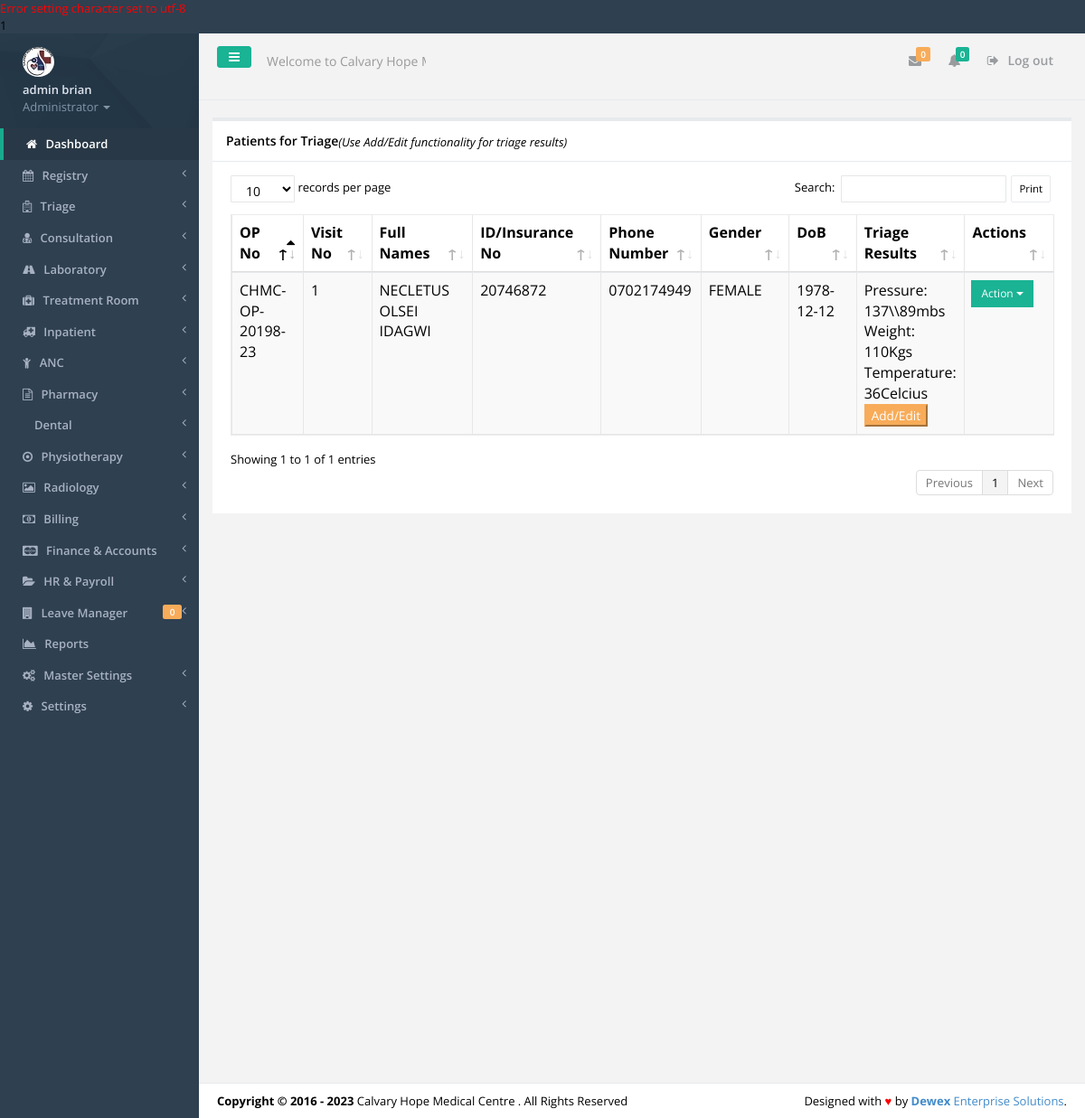
The app's page /triage.php (signed in) with its own data.
### tables this page shows
CREATE TABLE IF NOT EXISTS `tbl_users` (
  `id` int(11) NOT NULL,
  `f_name` varchar(30) NOT NULL,
  `s_name` varchar(30) NOT NULL,
  `id_no` varchar(30) NOT NULL,
  `email` varchar(30) NOT NULL,
  `phone` varchar(15) NOT NULL,
  `password` varchar(200) NOT NULL,
  `user_l` varchar(50) NOT NULL,
  `profile_image` varchar(45) NOT NULL,
  `active` varchar(30) NOT NULL
);

CREATE TABLE IF NOT EXISTS `tbl_settings` (
  `settings_id` int(11) NOT NULL,
  `slogan` varchar(100) NOT NULL,
  `l_status` varchar(10) NOT NULL,
  `system_name` varchar(30) NOT NULL,
  `campaigner_name` varchar(30) NOT NULL,
  `campaigner_short_name` varchar(30) NOT NULL,
  `campaign_location` varchar(30) NOT NULL,
  `seat` varchar(30) NOT NULL,
  `inst_date` varchar(15) NOT NULL,
  `photo` varchar(30) NOT NULL,
  `photo_size` varchar(10) NOT NULL,
  `photo_type` varchar(20) NOT NULL,
  `custom_reply_msg` varchar(500) NOT NULL,
  `address` varchar(50) NOT NULL,
  `phone` varchar(30) NOT NULL,
  `email` varchar(30) NOT NULL
);

CREATE TABLE IF NOT EXISTS `tbl_queue` (
  `queue_id` int(20) NOT NULL,
  `queue_no` varchar(20) NOT NULL,
  `queue_opno` varchar(20) NOT NULL,
  `queue_visitno` varchar(20) NOT NULL,
  `queue_idno` varchar(20) NOT NULL,
  `queue_from` varchar(20) NOT NULL,
  `queue_to` varchar(20) NOT NULL,
  `queue_status` varchar(20) NOT NULL,
  `queue_note` varchar(100) NOT NULL,
  `queue_datetime` timestamp NOT NULL DEFAULT CURRENT_TIMESTAMP ON UPDATE CURRENT_TIMESTAMP
);

CREATE TABLE IF NOT EXISTS `tbl_registry` (
  `reg_no` int(11) NOT NULL,
  `opnocounter` varchar(30) NOT NULL,
  `visit_no` varchar(20) NOT NULL,
  `id_no` varchar(10) NOT NULL,
  `f_name` varchar(40) NOT NULL,
  `l_name` varchar(40) NOT NULL,
  `phone_no` varchar(15) NOT NULL,
  `gender` varchar(10) NOT NULL,
  `dob` varchar(15) NOT NULL,
  `residence` varchar(100) NOT NULL,
  `opno` varchar(20) NOT NULL,
  `visit_date` varchar(20) NOT NULL,
  `visit_status` varchar(10) NOT NULL,
  `scheme_code` varchar(20) NOT NULL,
  `memberno` varchar(50) NOT NULL,
  `agecategory` varchar(44) NOT NULL,
  `age` varchar(44) NOT NULL,
  `parentFname` varchar(44) NOT NULL,
  `parentLame` varchar(44) NOT NULL,
  `time` timestamp NOT NULL DEFAULT CURRENT_TIMESTAMP ON UPDATE CURRENT_TIMESTAMP
);

CREATE TABLE IF NOT EXISTS `tbl_vitalsigns` (
  `vitalsign_id` int(11) NOT NULL,
  `vitalsign_opno` varchar(20) NOT NULL,
  `vitalsign_visitno` varchar(20) NOT NULL,
  `vitalsign_signcode` varchar(20) NOT NULL,
  `vitalsign_value` varchar(300) NOT NULL
);

CREATE TABLE IF NOT EXISTS `tbl_vitals` (
  `vital_id` int(11) NOT NULL,
  `vital_code` varchar(20) NOT NULL,
  `vital_name` varchar(30) NOT NULL,
  `vital_unit` varchar(30) NOT NULL
);

### includes/authenticate.php (called while the page is built, shortened)
<?php
require_once 'inc/auth.php';
$signedemail = $_SESSION['email'];
$adminDetails = mysqli_query($dbconnect,"SELECT * FROM tbl_users WHERE email='$signedemail'");
$dd = mysqli_fetch_assoc($adminDetails);
$sfname = $dd['f_name'];
$ssname = $dd['s_name'];
$sidno = $dd['id_no'];
$user_l = $dd['user_l'];
	$getcountleaves =mysqli_query($dbconnect,"SELECT COUNT(*) as k FROM tbl_leavetransactions WHERE leavetrans_approver='$sidno' AND leavetrans_status='APPLIED'");
	$gcntttl1 = mysqli_fetch_array($getcountleaves);
	$leavestoapprove = $gcntttl1['k'];
?>

### inc/auth.php (called while the page is built, shortened)
<?php
include('config.php');
$dbhost = "localhost";
$dbuser = "root";
$dbpass = "";
$dbname = "agrovet";
$dbconnect = new mysqli($dbhost, $dbuser, $dbpass, $dbname);
$get_system_settings = mysqli_query($dbconnect,"SELECT * FROM tbl_settings LIMIT 1");
$smartC = mysqli_fetch_array($get_system_settings);
$smart_name = $smartC['system_name'];
?>

### triage.php (the view, shortened to what this page needs)
<?php include('includes/authenticate.php'); ?>
<!DOCTYPE html>
<html>
<head>
    <?php include('includes/meta.php');?>
    <link href="css/plugins/dataTables/dataTables.bootstrap.css" rel="stylesheet">
    <link href="css/plugins/dataTables/dataTables.responsive.css" rel="stylesheet">
    <link href="css/plugins/dataTables/dataTables.tableTools.min.css" rel="stylesheet">
</head>
<body>
    <div id="wrapper">
	<?php include('includes/sidebar.php');?>
        <div id="page-wrapper" class="gray-bg">
        <div class="row border-bottom">
			<?php include('includes/top-nav.php'); ?>
        </div>
		<?php
			$current_processstage='TRIAGE';
			$queuestatuscurrent='1';
			$getPatients = mysqli_query($dbconnect, "SELECT * FROM tbl_queue q INNER JOIN tbl_registry p on q.queue_visitno=p.visit_no AND p.opno=q.queue_opno WHERE q.queue_to='$current_processstage' AND q.queue_status='$queuestatuscurrent'");
			$title='Patients for Triage';
		?>
				<div class="row">
                <div class="col-lg-12">
                <div class="ibox float-e-margins">
                    <div class="ibox-title">
                        <h5><?php echo $title;?></h5><i>(Use Add/Edit functionality for triage results)</i>
                    </div>
                    <div class="ibox-content">
					<table class="table table-striped table-bordered table-hover dataTables-example">
						<thead>
						<tr>
							<th>OP No</th>
							<th>Visit No</th>
							<th>Full Names</th>
							<th>ID/Insurance No</th>
							<th>Phone Number</th>
							<th>Gender</th>
							<th>DoB</th>
							<th>Triage Results</th>
							<th>Actions </th>
						</tr>
						</thead>
						<tbody>
						<?php
						while($gac = mysqli_fetch_array($getPatients)){
						$c_id = $gac['reg_no'];
						$fnames = $gac['f_name'];
						$lnames = $gac['l_name'];
						$id_number = $gac['id_no'];
						$phonenumber = $gac['phone_no'];
						$gender = $gac['gender'];
						$dob = $gac['dob'];
						$opno = $gac['opno'];
						$visitno = $gac['visit_no'];
						?>
							<td><?php echo $opno; ?></td>
							<td><?php echo $visitno; ?></td>
							<td><?php echo "$fnames $lnames"; ?></td>
							<td><?php echo $id_number; ?></td>
							<td><?php echo $phonenumber; ?></td>
							<td><?php echo "$gender";?></td>
							<td><?php echo "$dob";?></td>
							<td>
								<?php
									$getvitals = mysqli_query($dbconnect, "SELECT * FROM tbl_vitalsigns q INNER JOIN tbl_vitals v ON q.vitalsign_signcode=v.vital_code WHERE q.vitalsign_opno='$opno' AND q.vitalsign_visitno='$visitno'");
									while($vitalarray = mysqli_fetch_array($getvitals)){
									$vitalsign_value = $vitalarray['vitalsign_value'];
									$vital_name = $vitalarray['vital_name'];
									$vital_unit = $vitalarray['vital_unit'];
									?>
									<?php echo $vital_name; ?>: <?php echo $vitalsign_value; ?><?php echo $vital_unit; ?></br>
									<?php
									}
								?>
							<a href="add-vital.php?opno=<?php echo $opno; ?>&visitno=<?php echo $visitno; ?>&current_processstage=<?php echo $current_processstage;?>&c_id=<?php echo $c_id;?>" data-toggle="modal" title="Edit Contact"><button class="small btn-warning" type="button">Add/Edit  <span class="fa-pen"></span></button></a>
							</td>
							<td>
							<div class="input-group-btn">
								<button data-toggle="dropdown" class="btn btn-primary btn-sm dropdown-toggle" type="button">Action <span class="caret"></span></button>
							</div>
							</td>
						<?php
						}
						?>
						</tbody>
						</table>
                </div>
            </div>
            </div>
        </div>
		<?php include 'includes/footer.php'?>
    </div>
    </div>
</body>
</html>

### includes/sidebar.php (shortened to what this page needs)
<nav class="navbar-default navbar-static-side" role="navigation">
            <div class="sidebar-collapse">
                <ul class="nav" id="side-menu">
                    <li class="nav-header">
                        <div class="dropdown profile-element"> <span>
                            <img alt="image" class="img-circle" src="img/profile_small.jpg" />
                             </span>
                            <a data-toggle="dropdown" class="dropdown-toggle" href="#">
                            <span class="clear"> <span class="block m-t-xs"> <strong class="font-bold"><?php echo "$sfname $ssname";?></strong>
                             </span> <span class="text-muted text-xs block">Administrator <b class="caret"></b></span> </span> </a>
                        </div>
                    </li>
                    <li class="active">
                        <a href="index.php"><i class="fa fa-home"></i> <span class="nav-label">Dashboard</span></a>
                    </li>
					<?php
					if($user_l=='REGISTRY'||$user_l=='ADMINISTRATOR'){
					?>
					<li>
                        <a href="registry.php"><i class="fa fa-calendar"></i> <span class="nav-label">Registry </span><span class="fa arrow"></span></a>
                    </li>
					<?php
					}
					if($user_l=='TRIAGE'||$user_l=='ADMINISTRATOR'||$user_l=='TREATMENTROOM'){
					?>
					<li>
						<a href="#"><i class="fa fa-hospital-o"></i> <span class="nav-label">Triage </span><span class="fa arrow"></span></a>
					</li>
					<?php
					}
					if($user_l=='CONSULTATION'||$user_l=='ADMINISTRATOR'){
					?>
					<li>
                        <a href="#"><i class="fa fa-user-md"></i> <span class="nav-label">Consultation </span><span class="fa arrow"></span></a>
                    </li>
					<?php
					}
					if($user_l=='LABORATORY'||$user_l=='ADMINISTRATOR'){
					?>
					<li>
                        <a href="#"><i class="fa fa-road"></i> <span class="nav-label">Laboratory </span><span class="fa arrow"></span></a>
                    </li>
					<?php
					}
					if($user_l=='TRIAGE'||$user_l=='ADMINISTRATOR'||$user_l=='TREATMENTROOM'){
					?>
					<li>
                        <a href="#"><i class="fa fa-medkit"></i> <span class="nav-label">Treatment Room </span><span class="fa arrow"></span></a>
                    </li>
					<li>
                        <a href="#"><i class="fa fa-ambulance"></i> <span class="nav-label">Inpatient </span><span class="fa arrow"></span></a>
                    </li>
					<li>
                        <a href="#"><i class="fa fa-child"></i> <span class="nav-label">ANC </span><span class="fa arrow"></span></a>
                    </li>
					<?php
					}
					if($user_l=='PHARMACY'||$user_l=='ADMINISTRATOR'){
					?>
					<li>
                        <a href="#"><i class="fa fa-file-text-o"></i> <span class="nav-label">Pharmacy </span><span class="fa arrow"></span></a>
                    </li>
					<?php
					}
					if($user_l=='ADMINISTRATOR'){
					?>
					<li>
                        <a href="#"><i class="fa-solid fa-road"></i> <span class="nav-label">Dental </span><span class="fa arrow"></span></a>
                    </li>
					<li>
                        <a href="#"><i class="fa fa-dot-circle-o"></i> <span class="nav-label">Physiotherapy </span><span class="fa arrow"></span></a>
                    </li>
						<li>
                        <a href="#"><i class="fa fa-photo"></i> <span class="nav-label">Radiology </span><span class="fa arrow"></span></a>
                    </li>
					<?php
					}
					if($user_l=='REGISTRY'||$user_l=='ADMINISTRATOR'){
					?>
					<li>
                        <a href="#"><i class="fa fa-money"></i> <span class="nav-label">Billing </span><span class="fa arrow"></span></a>
                    </li>
					<?php
					}
					if($user_l=='ADMINISTRATOR'){
					?>
					<li>
                        <a href="#"><i class="fa fa-cc-mastercard"></i> <span class="nav-label">Finance & Accounts </span><span class="fa arrow"></span></a>
                    </li>
					<?php } ?>
					<li>
                        <a href="#"><i class="fa fa-folder-open"></i> <span class="nav-label">HR & Payroll </span><span class="fa arrow"></span></a>
                    </li>
					<li>
                        <a href="#"><i class="fa fa-building"></i> <span class="nav-label">Leave Manager </span><span class="fa arrow"></span><span class="label label-warning pull-right"><?php echo $leavestoapprove; ?></span></a>
                    </li>
					<?php
					if($user_l=='ADMINISTRATOR'){
					?>
					 <li>
                        <a href="reports.php"><i class="fa fa-area-chart"></i> <span class="nav-label">Reports</a>
                    </li>
                    <li>
                        <a href="#"><i class="fa fa-cogs"></i> <span class="nav-label">Master Settings</span><span class="fa arrow"></span></a>
                    </li>
                    <li>
                        <a href="#"><i class="fa fa-gear"></i> <span class="nav-label"> Settings</span><span class="fa arrow"></span></a>
                    </li>
					<?php
					}
					?>
                </ul>
            </div>
        </nav>

### includes/top-nav.php (shortened to what this page needs)
<nav class="navbar navbar-static-top" role="navigation" style="margin-bottom: 0">
        <div class="navbar-header">
            <a class="navbar-minimalize minimalize-styl-2 btn btn-primary " href="#"><i class="fa fa-bars"></i> </a>
            <form role="search" class="navbar-form-custom" method="post" action="search_results.html">
                <div class="form-group">
                    <input type="text" placeholder="Welcome to <?php echo $smart_name; ?>..." class="form-control" name="top-search" id="top-search">
                </div>
            </form>
        </div>
            <ul class="nav navbar-top-links navbar-right">
                <li>
                    <a class="count-info" tooltip="Unread" href="#">
                        <i class="fa fa-envelope"></i>  <span class="label label-warning">0</span>
                    </a>
                </li>
                <li>
                    <a class="count-info" data-toggle="dropdowhn" tooltip="Marked Important" href="#">
                        <i class="fa fa-bell"></i>  <span class="label label-primary">0</span>
                    </a>
                 </li>
				<li>
                    <a href="logout.php?logout">
                        <i class="fa fa-sign-out"></i> Log out
                    </a>
                </li>
            </ul>
	</nav>

### includes/footer.php
<div class="footer">
    <div class="pull-right">
        Designed with <span style="color:red">&hearts;</span> by <a href="mailto: isaacwex@gmail.com tel:0729522550" target="_blank" title="We're Dewex Enterprise Solutions" target="_blank" rel="dofollow"><strong>Dewex</strong> Enterprise Solutions</a>.
    </div>
    <div>
        <strong>Copyright &copy; 2016 - <?php echo date('Y'); ?></strong> <?php echo $smart_name; ?> . All Rights Reserved
    </div>
</div>

### records on screen
tbl_users: f_name "admin", s_name "brian"
tbl_settings: top-search "Welcome to Calvary Hope Medical Centre...", system_name "Calvary Hope Medical Centre"
tbl_queue: tbl_registry.opno "CHMC-OP-20198-23", tbl_registry.visit_no "1", tbl_registry.f_name "NECLETUS", tbl_registry.l_name "OLSEI IDAGWI", tbl_registry.id_no "20746872", tbl_registry.phone_no "0702174949", tbl_registry.gender "FEMALE", tbl_registry.dob "1978-12-12"
tbl_vitalsigns: tbl_vitals.vital_name "Pressure", vitalsign_value "137\\\\89", tbl_vitals.vital_unit "mbs"
tbl_vitalsigns: tbl_vitals.vital_name "Weight", vitalsign_value "110", tbl_vitals.vital_unit "Kgs"
tbl_vitalsigns: tbl_vitals.vital_name "Temperature", vitalsign_value "36", tbl_vitals.vital_unit "Celcius"

### other values on screen
$dbconnect->error() "1"
$leavestoapprove "0"
$title "Patients for Triage"
